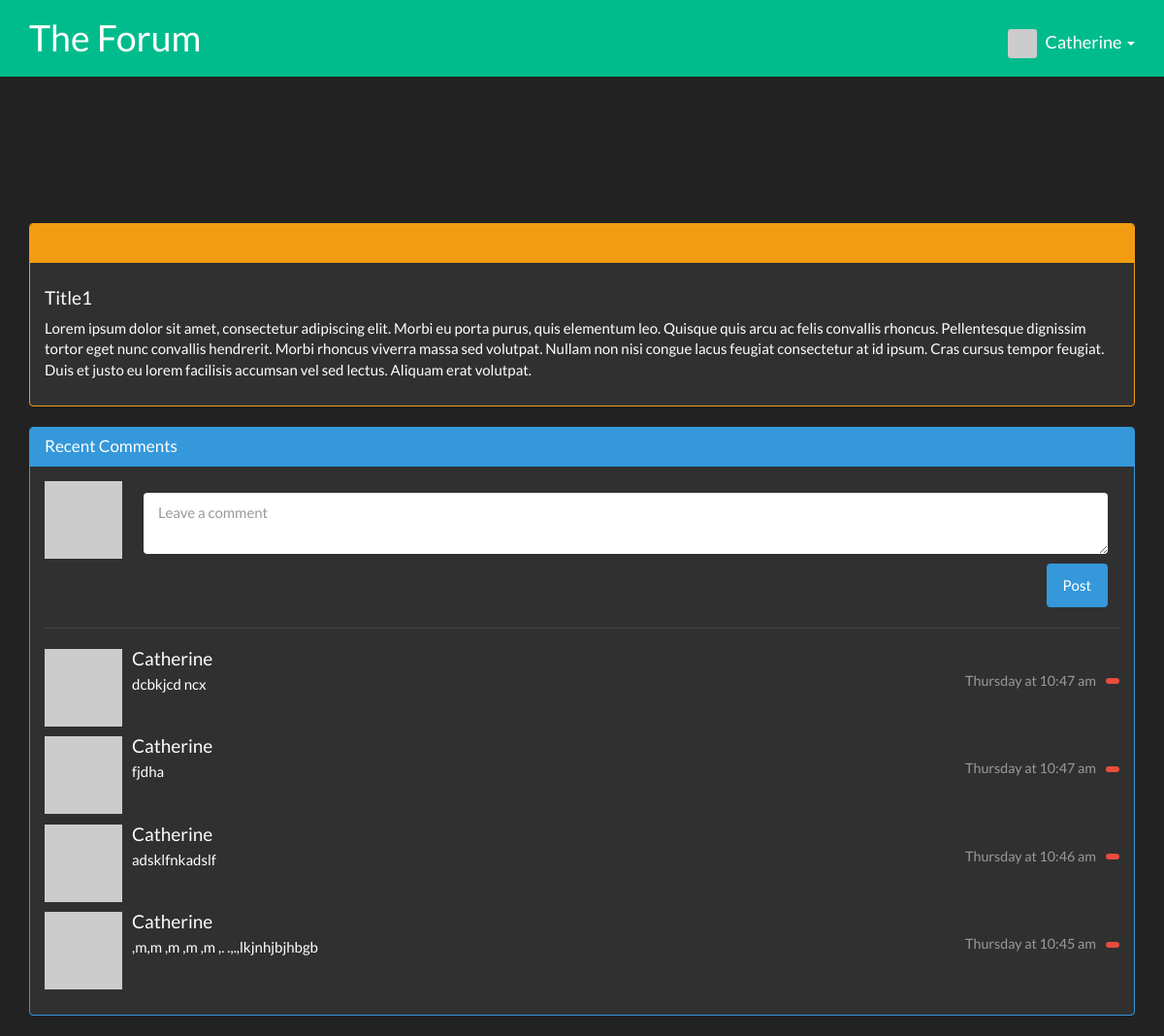
Before: /view.php?id=4 (signed in) with the older database file.
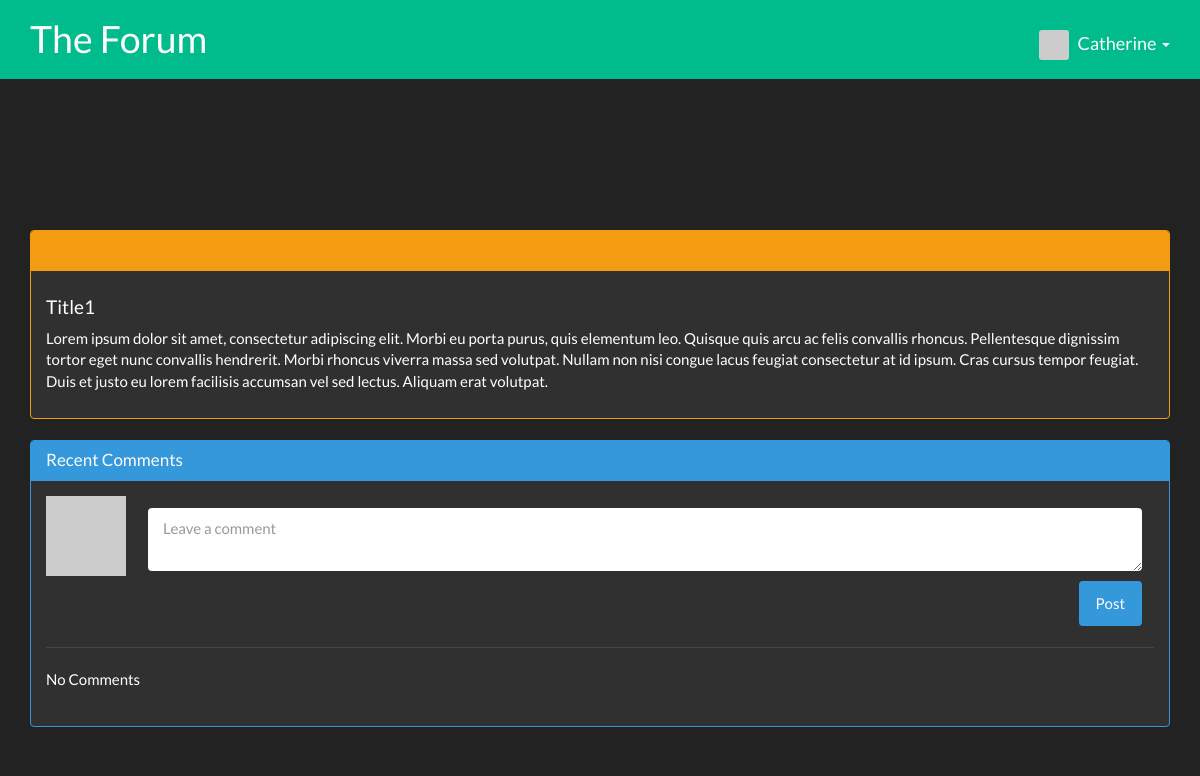
After: the same page with the newer database file.
### tables this page shows
CREATE TABLE `topics` (
  `id` int(11) NOT NULL AUTO_INCREMENT,
  `title` varchar(255) DEFAULT NULL,
  `content` text,
  `user_id` int(11) NOT NULL,
  `created_at` timestamp NOT NULL DEFAULT CURRENT_TIMESTAMP ON UPDATE CURRENT_TIMESTAMP,
  `updated_at` timestamp NOT NULL DEFAULT CURRENT_TIMESTAMP,
  PRIMARY KEY (`id`),
  KEY `user_id` (`user_id`),
  CONSTRAINT `userRelation` FOREIGN KEY (`user_id`) REFERENCES `users` (`id`) ON DELETE CASCADE ON UPDATE CASCADE
);

CREATE TABLE `comments` (
  `id` int(11) NOT NULL AUTO_INCREMENT,
  `content` varchar(255) DEFAULT NULL,
  `user_id` int(11) NOT NULL,
  `topic_id` int(11) DEFAULT NULL,
  `updated_at` timestamp NULL DEFAULT CURRENT_TIMESTAMP,
  `created_at` timestamp NULL DEFAULT CURRENT_TIMESTAMP,
  PRIMARY KEY (`id`),
  KEY `user_id` (`user_id`),
  KEY `comments_ibfk_2` (`topic_id`),
  CONSTRAINT `comments_ibfk_1` FOREIGN KEY (`user_id`) REFERENCES `users` (`id`),
  CONSTRAINT `comments_ibfk_2` FOREIGN KEY (`topic_id`) REFERENCES `topics` (`id`) ON DELETE CASCADE ON UPDATE CASCADE
);

CREATE TABLE `users` (
  `id` int(11) NOT NULL AUTO_INCREMENT,
  `username` varchar(255) DEFAULT NULL,
  `email` varchar(255) DEFAULT NULL,
  `password` char(60) DEFAULT NULL,
  `admin` int(11) NOT NULL DEFAULT '0',
  PRIMARY KEY (`id`)
);

### includes/functions.php (called while the page is built, shortened)
<?php
function loggedIn() {
  return !empty($_SESSION['username']);
}
function userOwns($id) {
  if (loggedIn() && $_SESSION['id'] === $id){
   return true;
 }
 return false;
}
function formatTime($timestamp)
{
  $difference = time() - $timestamp;
  $periods = array("second", "minute", "hour", "day", "week", "month", "years");
  $lengths = array("60","60","24","7","4.35","12");
  if ($difference >= 0)
  {
    $ending = "ago";
  }
  else
  {
    $difference = -$difference;
    $ending = "to go";
  }
  $arr_len = count($lengths);
  for($j = 0; $j < $arr_len && $difference >= $lengths[$j]; $j++)
  {
    $difference /= $lengths[$j];
  }
  $difference = round($difference);
  if($difference != 1)
  {
    $periods[$j].= "s";
  }
  $text = "$difference $periods[$j] $ending";
  if($j > 2)
  {
    if($j == 3 && $difference == 1)
    {
      $text = "Yesterday at ". date("g:i a", $timestamp);
    }
    else if($j == 3)
    {
      $text = date("l \a\\t g:i a", $timestamp);
    }
  }
  return $text;
}
function viewTopic($id, $dbh) {
	$sth = $dbh->prepare("SELECT * FROM topics WHERE id = :id LIMIT 1");
	$sth->bindParam(':id', $id, PDO::PARAM_STR);
	$sth->execute();
	$result = $sth->fetch();
	return $result;
}
function get_gravatar( $email, $s = 80, $d = 'mm', $r = 'g', $img = false, $atts = array() ) {
  $url = 'https://www.gravatar.com/avatar/';
  $url .= md5( strtolower( trim( $email ) ) );
  $url .= "?s=$s&d=$d&r=$r";
  return $url;
}
function getComments($id, $dbh) {
  $sth = $dbh->prepare("SELECT comments.id, comments.content, comments.topic_id, comments.user_id, comments.updated_at, comments.created_at, users.username, users.email  FROM comments INNER JOIN users ON comments.user_id = users.id WHERE comments.topic_id = :id ORDER BY comments.created_at DESC");
  $sth->bindParam(':id', $id, PDO::PARAM_STR);
  $sth->execute();
  $row = $sth->fetchAll();
  if (!empty($row)) {
    return $row;
  }
  return false;
}

### view.php (the view, shortened to what this page needs)
<?php
require 'includes/config.php';
$viewTopic = viewTopic($_GET['id'], $dbh);
$comments = getComments($_GET['id'], $dbh);
require 'partials/header.php';
require 'partials/navigation.php';
?>
<div class="container">
  <div class="row">
    <div class="col-md-12"><?= showMessages() ?>
    </div>
  </div>
  <div class="row">
    <div class="col-md-12">
      <div class="panel panel-warning">
        <div class="panel-heading">
        </div>
        <div class="panel-body">
          <h4><?= $viewTopic['title'] ?></h4>
          <p><?= $viewTopic['content'] ?></p>
        </div>
      </div>
    </div>
  </div>
  <div class="row">
    <div class="col-md-12">
      <div id="comments" class="panel panel-info">
        <div class="panel-heading">
          <h3 class="panel-title">
            Recent Comments
          </h3>
        </div>
        <div class="panel-body">
          <?php if(loggedIn()): ?>
            <ul class="media-list">
              <li class="media">
                <div class="media-left">
                  <img class="comments-profile-photo" src="<?= get_gravatar($_SESSION['email']) ?>">
                </div>
                <div class="media-body">
                  <div class="form-group" style="padding:12px;">
                    <form method="POST" action="view.php">
                      <textarea name="content" class="form-control animated" placeholder="Leave a comment"></textarea>
                      <button class="btn btn-info pull-right" style="margin-top:10px" type="submit">
                        Post
                      </button>
                    </form>
                  </div>
                </div>
              </li>
            </ul>
            <hr>
          <?php endif; ?>
          <?php
          if(!empty($comments)):
            foreach ($comments as $comment):
              ?>
            <ul class="media-list">
              <li class="media">
                <div class="media-left">
                  <img src="<?= get_gravatar($comment['email']) ?>" class="comments-profile-photo">
                </div>
                <div class="media-body">
                  <h4 class="media-heading"> <?= $comment['username'] ?>                   <br>
                    <div class="pull-right">
                      <small><?= formatTime(strtotime($comment['created_at'])) ?>
                      </small>
                      <?php if(userOwns($comment['user_id'])): ?>
                        <form method="POST" action="view.php" style="display: inline-block;">
                          <button onclick="return confirm('Are you sure you want to delete this item?');" type="submit" class="btn btn-default btn-xs btn-danger">
                          </button>
                        </form>
                      <?php endif; ?>
                    </div>
                  </h4>
                  <p>
                    <?= $comment['content'] ?>
                  </p>
                </div>
              </li>
            </ul>
            <?php
            endforeach;
            else:  ?>
            <ul class="media-list">
              <li class="media">
                <div class="media-body">
                  <p>
                    No Comments
                  </p>
                </div>
              </li>
            </ul>
          <?php endif; ?>
        </div>
      </div>
    </div>
  </div>
</div>
<?php
require 'partials/footer.php';
?>

### partials/header.php (shortened to what this page needs)
<!DOCTYPE html>
<html lang="en">
<head>
    <link rel="stylesheet" type="text/css" href="http://code.ionicframework.com/ionicons/2.0.1/css/ionicons.min.css">
    <link href="css/bootstrap.css" rel="stylesheet">
    <link href="css/bootstrap.min.css" rel="stylesheet">
    <link href="css/custom.css" rel="stylesheet">
</head>
<body>
    <div id="app">

### partials/navigation.php (shortened to what this page needs)
<nav class="navbar navbar-inverse navbar-static-top">
    <div class="container">
        <div class="navbar-header">
            <a class="navbar-brand" href="index.php">
                The Forum
            </a>
        </div>
        <div class="collapse navbar-collapse">
            <ul class="nav navbar-nav">
            </ul>
            <ul class="nav navbar-nav navbar-right">
                <?php if(loggedIn()): ?>
                    <li class="dropdown">
                     <a href="#" data-toggle="dropdown" role="button" aria-expanded="false" class="dropdown-toggle">
                         <img class="nav-profile-photo" src="<?= get_gravatar($_SESSION['email']) ?>" width="20px" height="20px">
                         <?= $_SESSION['username'] ?>
                         <span class="caret"></span>
                     </a>
                </li>
            <?php else: ?>
                <li><a href="register.php">Register</a></li>
                <li><a href="login.php">Login</a></li>
            <?php endif; ?>
        </ul>
    </div>
</div>
</nav>

### partials/footer.php (shortened to what this page needs)
</div>
</body>
</html>

### css/custom.css (style rules this page uses)
div.panel.panel-warning { margin-top: 50px; }
div.panel-heading { height: 40px; }
nav.navbar.navbar-inverse.navbar-static-top.navbar { text-align: center; margin-bottom: 100px; }
.navbar-brand { font-size: 2.5em; color: white !important; }
a.dropdown-toggle { margin-top: 10px; padding:20px; font-size: 1.2em; color: white !important; }
.nav-profile-photo { border-radius: 3px; width: 30px; height: 30px; margin-right: 5px; }
h3 { color: black; font-size:2.5em; }
div.panel-body { color: white; }

Changed rows visible on the page:
removed comments: user.username "Catherine", created_at "Thursday at 10:47 am", content "dcbkjcd ncx"
removed comments: user.username "Catherine", created_at "Thursday at 10:47 am", content "fjdha"
removed comments: user.username "Catherine", created_at "Thursday at 10:46 am", content "adsklfnkadslf"
removed comments: user.username "Catherine", created_at "Thursday at 10:45 am", content ",m,m ,m ,m ,m ,. .,.,lkjnhjbjhbgb"
Other visible differences:
text now shown: "No Comments"
